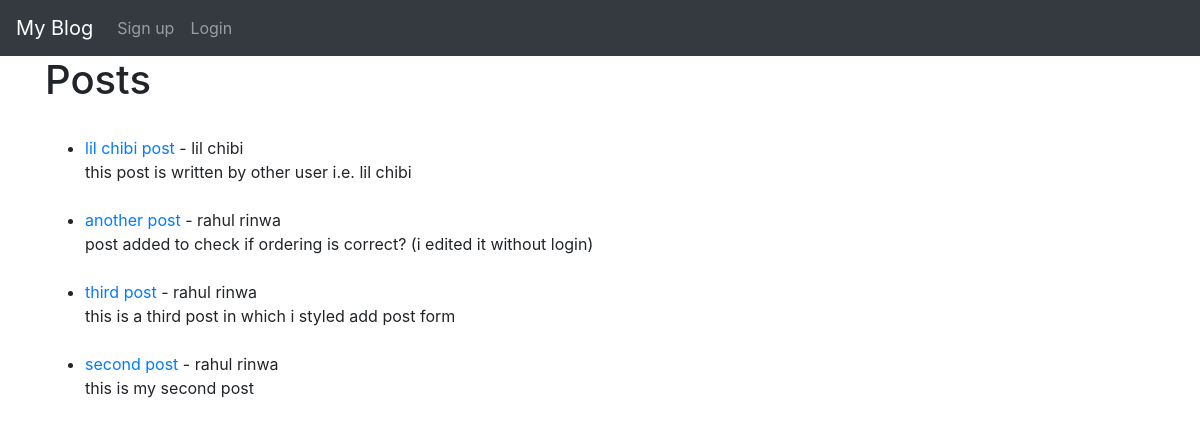
The app's page /, older data.
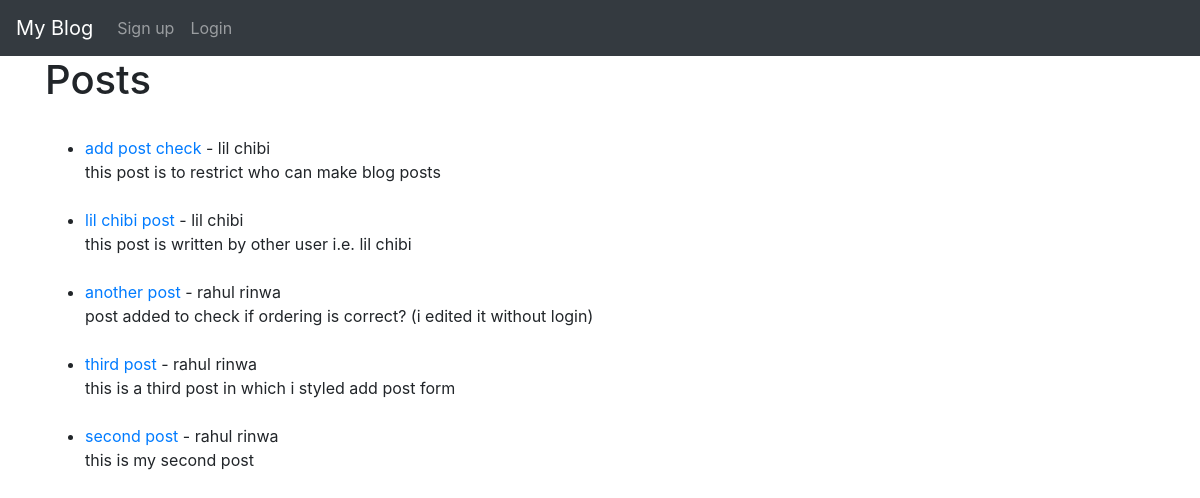
The same page, newer data.
### blog_app/models.py (models this page shows, shortened)
class Post(models.Model):
    title = models.CharField(max_length=255)
    author = models.ForeignKey(User, on_delete=models.CASCADE)
    body = RichTextField(blank=True, null=True)
    post_date = models.DateField(auto_now_add=True)
    likes = models.ManyToManyField(User, related_name="blog_post")

### blog_app/views.py (the view)
# urls.py: path('', HomeView.as_view(), name='home'),
class HomeView(ListView):
    model = Post
    template_name = 'home.html'
    ordering = ['-id']

### templates/home.html (shortened to what this page needs)
{% extends "base.html"%}
{% block content%}
<h1>Posts</h1>
<br>
<ul>
    {% for post in object_list %}
     <li><a href="{% url 'article_detail' post.pk %}">{{ post.title }}</a> - {{ post.author.first_name }} {{ post.author.last_name }}
         <br>
        {{ post.body|safe|slice:":200" }}</li>
     <br>
    {% endfor %}
</ul>
{% endblock %}

### templates/base.html (shortened to what this page needs)
<!doctype html>
<html lang="en">
  <head>
    <link rel="stylesheet" href="https://cdn.jsdelivr.net/npm/bootstrap@4.5.3/dist/css/bootstrap.min.css">
  </head>
  <body>
    <nav class="navbar navbar-expand-lg navbar-dark bg-dark">
        <a class="navbar-brand" href="{% url 'home' %}">My Blog</a>
        <div class="collapse navbar-collapse" id="navbarSupportedContent">
          <ul class="navbar-nav mr-auto">
            {% if user.is_authenticated %}
            <li class="nav-item">
              <a class="nav-link" href="{% url 'add_post' %}">Add Post</a>
            </li>
            <li class="nav-item">
              <a class="nav-link" href="{% url 'edit_profile' %}">Edit Profile</a>
            </li>
            <li class="nav-item">
              <a class="nav-link" href="{% url 'logout' %}">Logout</a>
            </li>
            {% else %}
            <li class="nav-item">
              <a class="nav-link" href="{% url 'signup' %}">Sign up</a>
            </li>
            <li class="nav-item">
              <a class="nav-link" href="{% url 'login' %}">Login</a>
            </li>
            {% endif %}
          </ul>
        </div>
      </nav>
    <div class="container">
        {% block content %}
        {% endblock %}
    </div>
  </body>
</html>

Row changes from the older to the newer data that the page shows:
added Post: title "add post check", author.first_name "lil", author.last_name "chibi", body "this post is to restrict who can make blog posts"
